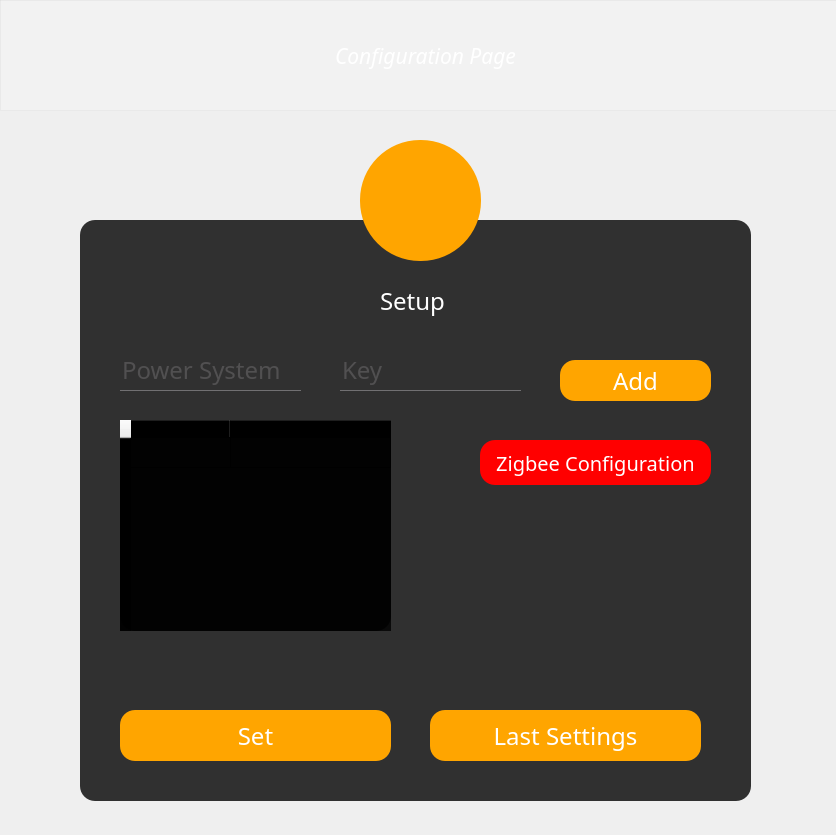
<?xml version="1.0" encoding="UTF-8"?>
<ui version="4.0">
 <class>Form</class>
 <widget class="QWidget" name="Form">
  <property name="geometry">
   <rect>
    <x>0</x>
    <y>0</y>
    <width>836</width>
    <height>835</height>
   </rect>
  </property>
  <property name="font">
   <font>
    <pointsize>9</pointsize>
   </font>
  </property>
  <property name="windowTitle">
   <string>Form</string>
  </property>
  <property name="styleSheet">
   <string notr="true">#Form
{
border-image: url(:/Icon/icons/solar2_edited.jpg)0 0 0 0 stretch stretch;
}</string>
  </property>
  <widget class="QFrame" name="frame">
   <property name="geometry">
    <rect>
     <x>80</x>
     <y>220</y>
     <width>671</width>
     <height>581</height>
    </rect>
   </property>
   <property name="styleSheet">
    <string notr="true">QFrame
{
background:rgba(0,0,0,0.8);
border-radius:15px
}</string>
   </property>
   <property name="frameShape">
    <enum>QFrame::StyledPanel</enum>
   </property>
   <property name="frameShadow">
    <enum>QFrame::Raised</enum>
   </property>
   <widget class="QPushButton" name="SetButton">
    <property name="geometry">
     <rect>
      <x>40</x>
      <y>490</y>
      <width>271</width>
      <height>51</height>
     </rect>
    </property>
    <property name="styleSheet">
     <string notr="true">QPushButton
{
font-family:century gothic;
font-size:24px;
background:orange;
color:white;
border-radius:15px;
}
QPushButton:hover:!pressed
{
background:white;
color:orange;
border-radius:15px;
}</string>
    </property>
    <property name="text">
     <string>Set</string>
    </property>
    <property name="autoDefault">
     <bool>false</bool>
    </property>
    <property name="default">
     <bool>false</bool>
    </property>
   </widget>
   <widget class="QLineEdit" name="lineEdit_Name">
    <property name="geometry">
     <rect>
      <x>40</x>
      <y>130</y>
      <width>181</width>
      <height>41</height>
     </rect>
    </property>
    <property name="styleSheet">
     <string notr="true">font-family:century gothic;
font-size:24px;
background:transparent;
border:none;
color:#717072;
border-bottom:1px solid #717072</string>
    </property>
    <property name="text">
     <string/>
    </property>
    <property name="placeholderText">
     <string>Power System</string>
    </property>
   </widget>
   <widget class="QLineEdit" name="lineEdit_Key">
    <property name="geometry">
     <rect>
      <x>260</x>
      <y>130</y>
      <width>181</width>
      <height>41</height>
     </rect>
    </property>
    <property name="styleSheet">
     <string notr="true">	font-family:century gothic;
	font-size:24px;
background:transparent;
border:none;
color:#717072;
border-bottom:1px solid #717072</string>
    </property>
    <property name="text">
     <string/>
    </property>
    <property name="echoMode">
     <enum>QLineEdit::Normal</enum>
    </property>
    <property name="dragEnabled">
     <bool>false</bool>
    </property>
    <property name="readOnly">
     <bool>false</bool>
    </property>
    <property name="placeholderText">
     <string>Key</string>
    </property>
    <property name="cursorMoveStyle">
     <enum>Qt::LogicalMoveStyle</enum>
    </property>
    <property name="clearButtonEnabled">
     <bool>false</bool>
    </property>
   </widget>
   <widget class="QLabel" name="label">
    <property name="geometry">
     <rect>
      <x>300</x>
      <y>60</y>
      <width>91</width>
      <height>41</height>
     </rect>
    </property>
    <property name="font">
     <font>
      <family>Century Gothic</family>
      <pointsize>18</pointsize>
     </font>
    </property>
    <property name="styleSheet">
     <string notr="true">background:transparent;
color:white;


</string>
    </property>
    <property name="text">
     <string>Setup</string>
    </property>
    <property name="scaledContents">
     <bool>false</bool>
    </property>
   </widget>
   <widget class="QPushButton" name="AddButton">
    <property name="geometry">
     <rect>
      <x>480</x>
      <y>140</y>
      <width>151</width>
      <height>41</height>
     </rect>
    </property>
    <property name="styleSheet">
     <string notr="true">QPushButton
{
font-family:century gothic;
font-size:24px;
background:orange;
color:white;
border-radius:15px;
}
QPushButton:hover:!pressed
{
background:white;
color:orange;
border-radius:15px;
}</string>
    </property>
    <property name="text">
     <string>Add</string>
    </property>
    <property name="autoDefault">
     <bool>false</bool>
    </property>
    <property name="default">
     <bool>false</bool>
    </property>
   </widget>
   <widget class="QTableWidget" name="TableWidget">
    <property name="geometry">
     <rect>
      <x>40</x>
      <y>200</y>
      <width>271</width>
      <height>211</height>
     </rect>
    </property>
    <property name="autoFillBackground">
     <bool>true</bool>
    </property>
    <property name="styleSheet">
     <string notr="true">
QHeaderView::section { 
color:black; background-color: #FFC300; 
}
QTableCornerButton::section {
 background-color:#FFC300;
textcolor:#FFC300;
color:#FFC300;
 }
textcolor:#717072;
background-color:rgba(255,255,255,0.2);
font: 11pt &quot;Century Gothic&quot;;
color-text: 
</string>
    </property>
    <property name="frameShape">
     <enum>QFrame::Panel</enum>
    </property>
    <property name="frameShadow">
     <enum>QFrame::Sunken</enum>
    </property>
    <property name="midLineWidth">
     <number>0</number>
    </property>
    <property name="autoScroll">
     <bool>true</bool>
    </property>
    <property name="tabKeyNavigation">
     <bool>true</bool>
    </property>
    <property name="showDropIndicator" stdset="0">
     <bool>true</bool>
    </property>
    <property name="alternatingRowColors">
     <bool>false</bool>
    </property>
    <property name="showGrid">
     <bool>true</bool>
    </property>
    <property name="gridStyle">
     <enum>Qt::SolidLine</enum>
    </property>
    <property name="sortingEnabled">
     <bool>true</bool>
    </property>
    <property name="wordWrap">
     <bool>true</bool>
    </property>
    <property name="cornerButtonEnabled">
     <bool>true</bool>
    </property>
    <property name="columnCount">
     <number>2</number>
    </property>
    <attribute name="horizontalHeaderVisible">
     <bool>true</bool>
    </attribute>
    <attribute name="horizontalHeaderCascadingSectionResizes">
     <bool>false</bool>
    </attribute>
    <attribute name="horizontalHeaderMinimumSectionSize">
     <number>0</number>
    </attribute>
    <attribute name="horizontalHeaderHighlightSections">
     <bool>true</bool>
    </attribute>
    <attribute name="horizontalHeaderShowSortIndicator" stdset="0">
     <bool>true</bool>
    </attribute>
    <attribute name="horizontalHeaderStretchLastSection">
     <bool>true</bool>
    </attribute>
    <attribute name="verticalHeaderVisible">
     <bool>true</bool>
    </attribute>
    <attribute name="verticalHeaderCascadingSectionResizes">
     <bool>false</bool>
    </attribute>
    <row>
     <property name="text">
      <string>1</string>
     </property>
     <property name="font">
      <font>
       <pointsize>8</pointsize>
      </font>
     </property>
    </row>
    <column>
     <property name="text">
      <string>Name</string>
     </property>
     <property name="font">
      <font>
       <stylestrategy>PreferDefault</stylestrategy>
      </font>
     </property>
    </column>
    <column>
     <property name="text">
      <string>Key</string>
     </property>
    </column>
   </widget>
   <widget class="QPushButton" name="LSButton">
    <property name="geometry">
     <rect>
      <x>350</x>
      <y>490</y>
      <width>271</width>
      <height>51</height>
     </rect>
    </property>
    <property name="styleSheet">
     <string notr="true">QPushButton
{
font-family:century gothic;
font-size:24px;
background:orange;
color:white;
border-radius:15px;
}
QPushButton:hover:!pressed
{
background:white;
color:orange;
border-radius:15px;
}</string>
    </property>
    <property name="text">
     <string>Last Settings</string>
    </property>
    <property name="autoDefault">
     <bool>false</bool>
    </property>
    <property name="default">
     <bool>false</bool>
    </property>
   </widget>
   <widget class="QPushButton" name="ZigbeeButton">
    <property name="geometry">
     <rect>
      <x>400</x>
      <y>220</y>
      <width>231</width>
      <height>45</height>
     </rect>
    </property>
    <property name="styleSheet">
     <string notr="true">QPushButton
{
font-family:century gothic;
font-size:20px;
background:red;
color:white;
border-radius:15px;
}
QPushButton:hover:!pressed
{
background:white;
color:red;
border-radius:15px;
}</string>
    </property>
    <property name="text">
     <string>Zigbee Configuration</string>
    </property>
    <property name="autoDefault">
     <bool>false</bool>
    </property>
    <property name="default">
     <bool>false</bool>
    </property>
   </widget>
  </widget>
  <widget class="QFrame" name="frame_2">
   <property name="geometry">
    <rect>
     <x>0</x>
     <y>0</y>
     <width>841</width>
     <height>111</height>
    </rect>
   </property>
   <property name="styleSheet">
    <string notr="true">
background:rgba(255,255,255,0.2);

</string>
   </property>
   <property name="frameShape">
    <enum>QFrame::StyledPanel</enum>
   </property>
   <property name="frameShadow">
    <enum>QFrame::Raised</enum>
   </property>
   <widget class="QLabel" name="label_2">
    <property name="geometry">
     <rect>
      <x>150</x>
      <y>30</y>
      <width>551</width>
      <height>51</height>
     </rect>
    </property>
    <property name="font">
     <font>
      <family>century gothic</family>
      <pointsize>16</pointsize>
      <weight>50</weight>
      <italic>true</italic>
      <bold>false</bold>
     </font>
    </property>
    <property name="styleSheet">
     <string notr="true">background:transparent;
color:white;</string>
    </property>
    <property name="text">
     <string>Configuration Page</string>
    </property>
    <property name="alignment">
     <set>Qt::AlignCenter</set>
    </property>
    <property name="wordWrap">
     <bool>false</bool>
    </property>
    <property name="openExternalLinks">
     <bool>false</bool>
    </property>
   </widget>
   <widget class="QLabel" name="label_4">
    <property name="geometry">
     <rect>
      <x>570</x>
      <y>30</y>
      <width>71</width>
      <height>51</height>
     </rect>
    </property>
    <property name="styleSheet">
     <string notr="true">background-color:transparent;</string>
    </property>
    <property name="text">
     <string/>
    </property>
    <property name="pixmap">
     <pixmap resource="Config.qrc">:/Icon/icons/settings.png</pixmap>
    </property>
    <property name="scaledContents">
     <bool>true</bool>
    </property>
   </widget>
   <widget class="QLabel" name="label_5">
    <property name="geometry">
     <rect>
      <x>210</x>
      <y>30</y>
      <width>71</width>
      <height>51</height>
     </rect>
    </property>
    <property name="styleSheet">
     <string notr="true">background-color:transparent;</string>
    </property>
    <property name="text">
     <string/>
    </property>
    <property name="pixmap">
     <pixmap resource="Config.qrc">:/Icon/icons/settings.png</pixmap>
    </property>
    <property name="scaledContents">
     <bool>true</bool>
    </property>
   </widget>
  </widget>
  <widget class="QToolButton" name="toolButton">
   <property name="geometry">
    <rect>
     <x>360</x>
     <y>140</y>
     <width>121</width>
     <height>121</height>
    </rect>
   </property>
   <property name="styleSheet">
    <string notr="true">background:orange;
border-radius:60px;</string>
   </property>
   <property name="text">
    <string/>
   </property>
   <property name="icon">
    <iconset resource="Config.qrc">
     <normaloff>:/Icon/icons/iconfinder_Construction_engineer_config_6588863.png</normaloff>:/Icon/icons/iconfinder_Construction_engineer_config_6588863.png</iconset>
   </property>
   <property name="iconSize">
    <size>
     <width>90</width>
     <height>90</height>
    </size>
   </property>
   <property name="checkable">
    <bool>true</bool>
   </property>
   <property name="autoRepeat">
    <bool>false</bool>
   </property>
   <property name="autoExclusive">
    <bool>false</bool>
   </property>
   <property name="autoRaise">
    <bool>false</bool>
   </property>
  </widget>
 </widget>
 <resources>
  <include location="Config.qrc"/>
 </resources>
 <connections/>
</ui>
